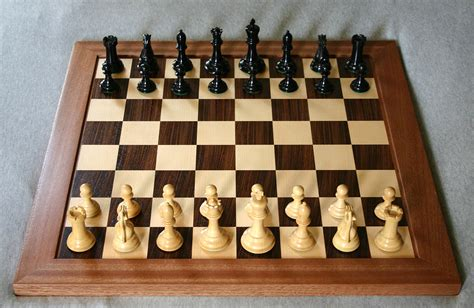
#> input picture vision/images/chess.jpg, 474 x 308 px
$ jupyter execute --allow-errors sift.ipynb
#> lines starting #> are read from the running program, lines starting #| are printed output that depends on the picture
### vision/visualization.py
import numpy as np
from typing import List, Tuple
import matplotlib.pyplot as plt
from matplotlib import patches
from scipy.signal import convolve2d
from vision import filters

# [218 lines left out: functions visual_derivative, show_harris_corner_gradients, normal_sample_2d, plot_2d_sample, plot_image_grid, show_edge_derivatives and 3 more, not called in this run]

### vision/filters.py
from functools import cache
import numpy as np
from numpy.lib.stride_tricks import sliding_window_view
from typing import Tuple
from scipy.signal import convolve2d
from scipy.special import comb
from scipy.ndimage import convolve1d

# <editor-fold desc=" ------------------------ Blurs ------------------------">

@cache
def binomial_blur1d(dim: int):
    return np.array([comb(dim-1, k, exact=True) for k in range(dim)])/2**(dim-1)

# [15 lines left out: functions binomial_blur2d, gaussian_blur1d, not called in this run]

# </editor-fold>

edge_derivatives = {
    'Roberts':(np.array([
        [0, 1],
        [-1,0]
               ]),np.array([
        [1,0],
        [0,-1]
        ])),
    'Prewitt':(np.array([
        [1, 0, -1],
        [1, 0, -1],
        [1, 0, -1],
               ]),np.array([
        [1, 1, 1],
        [0, 0, 0],
        [-1, -1, -1],
        ])),
    'Sobel3':(np.array([
        [1, 0, -1],
        [2, 0, -2],
        [1, 0, -1],
               ]),np.array([
        [1, 2, 1],
        [0, 0, 0],
        [-1, -2, -1],
        ])),
    'Sobel5':(np.array([
        [1, 2,  0, -2, -1],
        [2, 3,  0, -3, -2],
        [3, 5,  0, -5, -3],
        [2, 3,  0, -3, -2],
        [1, 2,  0, -2, -1]
            ]),np.array([
        [ 1,  2,  3,  2,  1],
        [ 2,  3,  5,  3,  2],
        [ 0,  0,  0,  0,  0],
        [-2, -3, -5, -3, -2],
        [-1, -2, -3, -2, -1]
        ])),
}

edge_laplacians = {
    '4 directions': np.array([
        [0, 1, 0],
        [1,-4, 1],
        [0, 1, 0]
    ]),
    '8 directions': np.array([
        [1, 4, 1],
        [4,-20,4],
        [1, 4, 1]
    ]),
}

# [26 lines left out: function harris_weight, not called in this run]

### vision/notes/sift.ipynb
**Ofir David**: [https://prove-me-wrong.com/](https://prove-me-wrong.com/)

**Contact**:	 [totallyRealField@gmail.com](mailto:totallyRealField@gmail.com)
<div style="width: 45%; margin: 0 auto; height: 10px; background-image: radial-gradient(circle, black 2px, transparent 2px); background-size: 15px 15px;"></div>
<h1 style="text-align:center;">Corner and edge detection</h1>
<div style="width: 45%; margin: 0 auto; height: 15px; background-image: radial-gradient(circle, black 2px, transparent 2px); background-size: 15px 15px;"></div>

In this notebook I will try to go over some elementary image detection. For now it has corner and edge detection algorithms, and hopefully hopefully soon will add some contour detection, maybe some sift and more.

# Python initialization

[cell 1]
# For some latex printing

## imports

[cell 2]
import matplotlib.pyplot as plt
import matplotlib.image as mpimg
import numpy as np
from scipy.signal import convolve2d
import sys
import os
import math_visuals
from math_visuals import latex

project_root = os.path.abspath("../..")
if project_root not in sys.path:
    sys.path.append(project_root)

from vision import filters
from vision import visualization

import importlib
importlib.reload(filters)
importlib.reload(visualization)

## Load images

[cell 3]
image_path = '../images/alice.png'
image_path = '../images/castle.jpg'
image_path = '../images/chess.jpg'
image = mpimg.imread(image_path)
#> image is the input picture: shape (308, 474, 3); mean R, G, B 137.7, 117.7, 98.4
image_gray = np.mean(image,axis=2)

# fig, axes = plt.subplots(1,2, figsize=(10,5))
# axes[0].imshow(image)
# axes[1].imshow(image_gray, cmap='gray')
# plt.show()

---
# Edge detection

## On edges and derivatives

Our first goal is to learn how to detect edges in pixelated images, namely when "one type of area" changes into another. As usual, instead of jumping into the 2D world of images, we start with a much simpler example of dimension 1:

As always, "take the derivative and compare to zero" is the standard move whenever we don't know what to do, and here it works as well. The more the derivative is close to zero, the more $f$ is close to being constant. On the other way around, when $|f'(x)|$ is large we expect a jump in the function.

Before we add a dimension, let's think about the pixelated 1D version first. Instead of a real function, we have a sequences:
$$F=(..., f(-2), f(-1), f(0), f(1), f(2), ...).$$
### Question:
> What is a discrete derivative?

The standard derivative is defined by
$$f'(x) =\lim_{h\to 0} \frac{f(x+h)-f(x)}{h}, $$
and a simple discrete approximation is just
$$f'(x) \sim \frac{f(x+1)-f(x)}{1} = f(x+1)-f(x). $$

So it is not too surprizing that we would define a "discrete derivative" as simply $F'(n)=f(n+1)-f(n)$. This seems natural enough, however it is a bit unbalanced: why should we look right at $f(n+1)$ instead of left at $f(n-1)$, and define $F'(n)=f(n)-f(n-1)$? There should be no reason to choose one over the other. Indeed, we can see it on the definition of the derivative itself: if $a,b\in \mathbb{R}$ are distinct, then you should check that
$$f'(x) =\lim_{h\to 0} \frac{f(x+ah)-f(x+bh)}{(a-b)h}.$$

The original definition had $a=1, b=0$, the second one had $a=0, b=-1$, and we can even symmetrize it with $a=1, b=-1$ to get a "new definition" of $$F'(n)=\frac{1}{2}(f(n+1)-f(n-1)).$$

We can even take $a=2, b=-2$ to obtain
$$F'(n)=\frac{1}{4}(f(n+2)-f(n-2)).$$

Going even crazier, the average of these two "definitions" also converge to the dertivative, so why not define:
$$F'(n)=\frac{1}{8}(f(n+2)+2f(n+1)-2f(n-1)-f(n-2)).$$

### Remark:
Historically, the "discrete derivatives" came before the actual derivative, since it took a while until **calculus** was well defined enough for that. As we can see above, while the derivative itself needs a more complicated definition than its "discrete" analouge, in return we get that all its different definitions are actually equivalent, which makes it much more powerful.

With this intuition in mind, a **discrete derivative** at a point $n$ is a **choice** of such finite combination of $f(n+k)$:
$$\sum_{|k|<d} w_k f(n + k)$$
where the weights need to satisfy:
1) Their sum is zero: $\sum w_k = 0$.
2) Their weighted sum should be one: $\sum w_k \cdot k = 1$.
    - In some cases, we only care about the direction of the derivative, or maybe only compare derivative using ratios, in which case this weighted
      sum condition can be changed to only be positive. For example, under this new condition we might scale the weights to be
      integers, making the computations easier.
    - Exercise: These conditions are the same for the standard derivative.
3) We usually choose a simmetric combination: $w_k = -w_{-k}$.
4) The smaller $|k|>0$ is, the larger $w_k$ should be, to give larger weight to values closer to the point of derivative.

## Discrete derivative and convolution

Discrete derivative like $F'(n)=f(n+1)-f(n-1)$ can be represented in a very simple and interesting way. To compute the element $F'(n)$, we "write" down all the sequence of $f(k)$, and above the $n$ index put a "window" with $(-1,0,1)$:

|$\cdots$|0|0|-1|0|+1|0|0|$\cdots$|
|---|---|---|---|---|---|---|---|---|
|$\cdots$|f(n-3)|f(n-2)|f(n-1)|f(n) |f(n+1)|f(n+2)|f(n+3)|$\cdots$|

If we want to compute $F(n+1)$ we simply slide the window one step to the right, and for $F(n-1)$ one step to the left etc.

This is true for the other choices of discrete derivatives, and this type of combination of translations appear often enough and in enough places to get a name:

### Definition: Convolution (on $\mathbb{Z}$)

> Let $f,g:\mathbb{N}\to\mathbb{R}$ be two sequences. We define their **convolution** to be the sum (whenever it is well defined):
> $$(f*g)(n) = \sum_{k\in \mathbb{Z}}f(n+k)g(-k).$$

Note that if one of these sequences has only finitely many nonzero values, the sum in the convolution is always finite and therefore well defined.

### Example:

1. The function $F_1(n)=f(n+1)-f(n-1)$ is the convolution $f*g_1$ where:
   $$g_1(k)=\cases{-1 & k=1 \\ +1 & k=-1 \\ 0 & else}$$
2. Similarly, the function $F_2(n)=f(n+2)+2f(n+1)-2f(n-1)-f(n-2)$ is the convolution $f*g_2$ where:
   $$g_2(k)=\cases{-1 & k=2 \\ -2 & k=1 \\ +2 & k=-1 \\ +1 & k=-2 \\ 0 & else}$$
3. We can average each position with its two neighbors, namely $F_3(n)=\frac{f(n-1)+f(n)+f(n+1)}{3}$, and again write is as a convolution $F_3=f*g_3$:
   $$g_3(k)=\cases{\frac{1}{3} & k=-1,0,1 \\ 0 & else}$$

Many more interesting operations can be viewed as convolutions. Whenever we want to get a new function where its $n$-th value depends only on a local environment of $n$ (which will be the case in our computer vision algorithms), then usually it will be a convolution.

### Remark:
> While a bit less intuitive, note that the "direction" of the window is reverse. Namely, instead of having $(-1,0,+1)$ as in the example at the beginning of this section, we actually have $(+1,0,-1)$. This is because in the definition we had the product $f(n+k)g(-k)$ instead of $f(n+k)g(+k)$.
> This choice was not done just to confuse us, but actually it is the more natural choice. Think for example on the most well known convolution - if you multiply two polynomials, then the coefficients of the resulting polynomial are convolutions of the coefficients of the polynomial factors. As example, consider all the ways you can write $x^3$ as a product of two monomials:
> $$x^0\cdot x^3 , x^1 \cdot x^2 , x^2\cdot x^1 , x^3\cdot x^0.$$
> Alternaticely, these are exactly $x^{3+k} x^{-k}$ for $k=0,1,2,3$.
>
The intuition above from polynomial multiplication is actually much more than just intuition: **convolution is multiplication** under the right settings. Thus, (almost) everything you expect from multiplication is true here as well, e.g.:
1. **Associativity**: $f*(g*h)=(f*g)*h$
2. **Linear**: $(\alpha\cdot f+g)*h=\alpha\cdot f*h+g*h$.
3. **commutative**: $f*g=g*f$
4. **unit**: $f=f*\delta_0=\delta_0*f$ where $\delta_0(x)=\cases{1 & x=0\\0 &else}$.

## Implementing convolution 1D

Writing the convolution function should be an easy exercise, which you should make sure that you can solve.

The fact that all the computations for each $n$ are done "similarly" means that a good use of math libraries and GPUs can run this convolutions quite fast. One library that already implements this convolution is [**`scipy.signal.convolve`**](https://docs.scipy.org/doc/scipy/reference/generated/scipy.signal.convolve.html).
Unlike the theoretical convolution above, in our algorithms we deal with only finite sequences. This raises some problems when our convolution window move over the edge of the sequence. For example, if we want to take the discrete derivative as above, but for a sewquence of length 5:

|$\cdots$|0|0|0|0|0|-1|0|+1|0|$\cdots$|
|---|---|---|---|---|---|---|---|---|---|---|
|$\cdots$|**?**|**?**|f(-2)|f(-1)|f(0) |f(+1)|f(+2)|**?**|**?**|$\cdots$|

There are several solutions to this problem, like:
1. Fill the rest of the infinite sequence (the missing '**?**') with zeros.
2. More generally, use special formulas to compute the boundary.
3. Only convolve inside the finite sequence.

The first solution adds information which doesn't nessecarily is part of the data (think that we take an image, but say that everything outside of it is just black). The second doesn't formally adds information, but in a sense breaks the pattern of the convolution. Finally, the third solution doesn't add new information, but it means that the resulting sequence will be shorter.

In any case, we see that we have some problems along the boundary of our data. Usually when the image is very large compared to the convolution window, we barely notice this problem, but you should remember that it exists. In particular, the `mode` parameter in **`scipy.signal.convolve`** more or less detemines what happens along this boundary.

## Going 2D

When going to dimension 2, we want to measure the derivative in some direction, which we formally call a [**directional derivative**](https://en.wikipedia.org/wiki/Partial_derivative):
$$\frac{\partial f}{\partial v} := v_x \cdot \frac{\partial f}{\partial x} + v_y \cdot \frac{\partial f}{\partial y} = \left\langle{v,\nabla f}\right\rangle.$$

It becomes a little bit tricikier when we talk about **discrete derivatives** on our pixelated images, since not all direction are equal. We usually only consider the main two direction along the $x$ and $y$ axes, namely $(1,0),(0,1)$, and sometimes the two diagonal direction $(1,1),(1,-1)$. Once we have these derivative, we can use the gradient formula to compute discrete derivatives in every direction if needed.

Here too, the computation is done using convolution with 2d filters:

[cell 4]
from math_visuals import latex
from math_visuals.latex import latex_print

#> (the rest of this cell did not finish here and is left out)

Once we choose our discrete derivative, we can compute them at the $x$ and $y$ directions (or in the Roberts' case, the diagonal directions), and use it to define the discrete gradiant. We can then look at the size of the gradient, and the larger it is, to more likelyhood that we have an edge.

[cell 5]
visualization.show_edge_derivatives(image_gray)
#> the loop in show_edge_derivatives, `for title, grad_filters in filters.edge_derivatives.items():` made 4 passes
#> pass 1, in show_edge_derivatives, `grad_size = np.sqrt(dx**2 + dy**2)`:
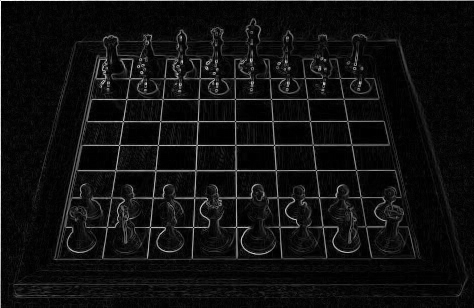
#> grad_size: shape (308, 474) float64; min 0, max 309.5, mean 20.1; drawn with min black and max white
#> pass 2, in show_edge_derivatives, `dx = convolve2d(gray_image, grad_filters[0], mode='same', boundary='fi..`:
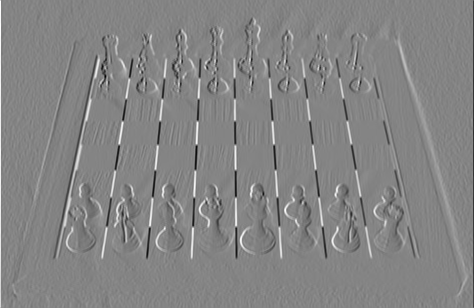
#> dx: shape (308, 474) float64; min -698, max 643.7, mean -0.3; drawn with min black and max white
#> after the loop in show_edge_derivatives, `for title, grad_filters in filters.edge_derivatives.items():`: image_grid = 5 items; titles = ['original', 'Roberts', 'Prewitt', 'Sobel3', 'Sobel5']

# Using Laplacians

## Some geometric intuition

We are used to think about the "Laplacian" as the second derivative. Indeed, we use second derivatives to compute the laplacian, however they are not the same. But before explaining it, let's understand how the second derivative helps us with edge detection.

Looking at the first derivative's absolute value $|f'(x)|$, the higher it is, the faster the rate of change, the more "edgier" the function is. On the other hand, $f'(x)\sim 0$ means that $f$ is almost constant.

The second derivative similarly indicates the change rate of the first derivative. As can be seen in the example above, we see a spike before and after the edge, but is zero in the "edge point" itself. More precisely $f''(x)\sim 0$ when $f$ is almost linear. We can see this both when $x<-1$ and when $1<x$, since the function is almost constant zero there. At $x=0$ the function again is very close to being linear, while in between it is much curvier and closer to an actual parabola than a line.

In dimension 2, by definition the Laplacian is
$$\Delta f=\frac{\partial^2f}{\partial x^2}+\frac{\partial^2f}{\partial y^2}.$$

Here too, if we start with a linear function $f(x)=ax+by+c$, then clearly $\Delta f = 0$, and more generally if $f$ is "close" to being linear, then its Laplacian is close to being 0. However, there are other nonlinear function with zero Laplacians, which by definition are called **harmonic functions**. For exmplae, there is the harmonic function $e^x\sin(y)$ which don't look linear at all:

<p align="center"></p>

Characterizing Harmonic function geometrically is not as simple as in dimension 1, however, they do have an interesting property:
> **If $f$ is harmonic, then its value at $x$ is the average of its values around $x$**.

This is something that we already expect from linear functions. For example, if you take this simple linear sequence:
$$1,2,3,4,5,6,... ,$$
then every number is the average of its two neighbors. For example $4=\frac{1}{2}(3+5)$.

We shall soon apply it to our image, and see how this average of neighborhood come into play there.

### Remark
> I am still not convinced that the Laplcian is truly helpful in edge detection, say more than using gradients. However, it is commonly used for that, and it is important in general, so I all go over it too.

## Image Laplacian

In discrete 2D images, we define Laplacian similarly: We want the Laplacian at a point to be zero if it is the average of its neighbors. There are of course several choices of how to do averages, which we control using weights on the neighboring pixels. For example:

#> (a cell that did not finish here is left out)

As mentioned above, the Laplacian of the image will be close zero whenever the image is close to being "harmonic" (the pixel is the average of its neighbors). In particular this holds when it is close to being linear, which include being constant. Since the values of the Laplacian can be both positive and negative, we can view instead the **absolute value** of the result, so that black regions are where the Laplacian is close to zero.

[cell 7]
visualization.show_edge_laplacian(image_gray[:200,:200])
#> after the loop in show_edge_laplacian, `for title, filter in filters.edge_laplacians.items():`:
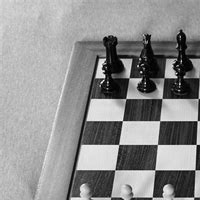
#> gray_image: shape (200, 200) float64; min 0, max 252, mean 143.8
#> after the loop in show_edge_laplacian, `for title, filter in filters.edge_laplacians.items():`: image_grid = 3 items; titles = ['original', '4 directions', '8 directions']
#> in plot_image_grid, `n_cols = len(image_grid)`: n_cols = 3
#> in plot_image_grid, `n_rows = max([len(image_col) for image_col in image_grid])`: n_rows = 1
#> the loop in plot_image_grid, `for axes_col, title, image_col in zip(axes, titles, image_grid):` made 3 passes
#> in plot_image_grid, `plt.show()`:
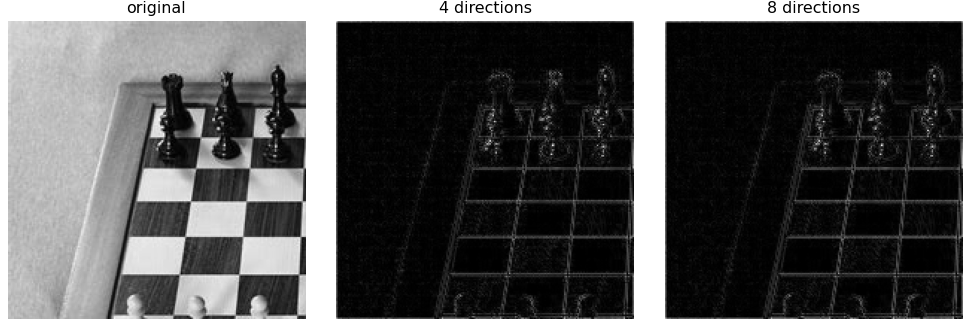
#> figure drawn by matplotlib, 3 panels

As can be seen, along the edges we actually get two white lines, since on the edges itself the image is close to linear, and therefore the Laplacian is close to 0.

The edges here are less clear than they were with the gradient edge detection. One of the reasons is that the random noise starts to impact more and more, the more derivatives that we take. Indeed, in its very nature, the derivative is a ratio of two small numbers, so even a little bit of noise can greatly affect it. One way to go around it, is to first blur a little bit the image and then take the Laplacian (or derivatives in general). Yes, we lose some of the details, but also a lot of the noise.

[cell 8]
blurred_image = convolve2d(image_gray, filters.binomial_blur2d(5), mode='same', boundary='fill', fillvalue=0)
#> in binomial_blur2d, `binomials = binomial_blur1d(dim)[:,np.newaxis]`: binomials = [0.0625, 0.25, 0.375, 0.25, 0.0625]
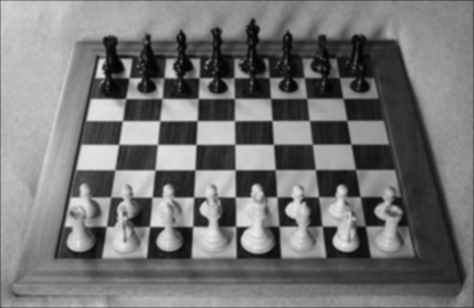
#> blurred_image: shape (308, 474) float64; min 4.48, max 234.2, mean 117.3
visualization.show_edge_laplacian(blurred_image[:200,:200])
#> after the loop in show_edge_laplacian (call 2), `for title, filter in filters.edge_laplacians.items():`:
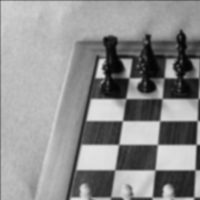
#> gray_image: shape (200, 200) float64; min 4.48, max 228.7, mean 143.1
#> the loop in plot_image_grid (call 2), `for axes_col, title, image_col in zip(axes, titles, image_grid):` made 3 passes

# Harris corner detector

An interesting Youtube video on this subject: [First Principles of Computer Vision](https://www.youtube.com/watch?v=Z_HwkG90Yvw&list=PL2zRqk16wsdqXEMpHrc4Qnb5rA1Cylrhx&index=7&ab_channel=FirstPrinciplesofComputerVision).

The main idea:
- consider a small window around some pixel. If this window contains a corner, it contains two edges in independent directions.
- We can view this property in the set of discrete gradients:
  - **No edges**: Most gradients are near the origin.
  - **Only parallel edges**: Most gradients are near the same line.
  - **Corner**: Gradients are near (at least) two independent lines.

Let's see three such examples from our chess image:

[cell 9]
visualization.show_harris_corner_gradients(image_gray[0:40, 0:40], filters.edge_derivatives['Sobel5'])
#> the loop in show_harris_corner_gradients, `for row_index, gradients_in_row in enumerate(normalized_gradients):` made 34 passes
#> in plot_2d_sample, `mat = (samples @ samples.T) / w`: mat = [[10414.8, -831.8], [-831.8, 7994.7]]
#> in plot_2d_sample, `a = mat[0, 0]`: a = 10414.8
#> in plot_2d_sample, `b = mat[1, 1]`: b = 7994.7
#> in plot_2d_sample, `c = mat[0, 1]`: c = -831.8
#> in plot_2d_sample, `disc = (a - b) ** 2 + 4 * c ** 2`: disc = 8624398.8
#> in plot_2d_sample, `e_values = np.array([(a + b + np.sqrt(disc)) / 2, (a + b - np.sqrt(dis..`: e_values = [10673.1, 7736.4]
#> in plot_2d_sample, `e_vectors = np.array([ [c, a - e_values[0]], [e_values[0] - a, c] ])`: e_vectors = [[-831.8, -258.3], [258.3, -831.8]]
#> in plot_2d_sample, `d = np.sqrt(c * c + (e_values[0] - a) ** 2)`: d = 871
#> in plot_2d_sample, `e_vectors /= d`: e_vectors = [[-0.955, -0.297], [0.297, -0.955]]
#> in plot_2d_sample, `e_vectors *= np.sqrt(e_values)`: e_vectors = [[-98.66, -26.09], [30.64, -84]]
#> in plot_2d_sample, `bound = np.max(np.abs(samples))`: bound = 457
#> in plot_2d_sample, `angle = 180 * np.atan2(e_vectors[1, 0], e_vectors[0, 0]) / np.pi`: angle = 162.7
visualization.show_harris_corner_gradients(image_gray[120:150, 410:440], filters.edge_derivatives['Sobel5'])
#> in show_harris_corner_gradients (call 2), `grad_mag_sq = np.sum(gradients ** 2, axis=2)`:
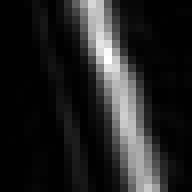
#> grad_mag_sq: shape (24, 24) float64 (shown 8 times larger); min 13, max 2523157.4, mean 347113.7; drawn with min black and max white
#> the loop in show_harris_corner_gradients (call 2), `for row_index, gradients_in_row in enumerate(normalized_gradients):` made 24 passes
#> in show_harris_corner_gradients (call 2), `plt.show()`:
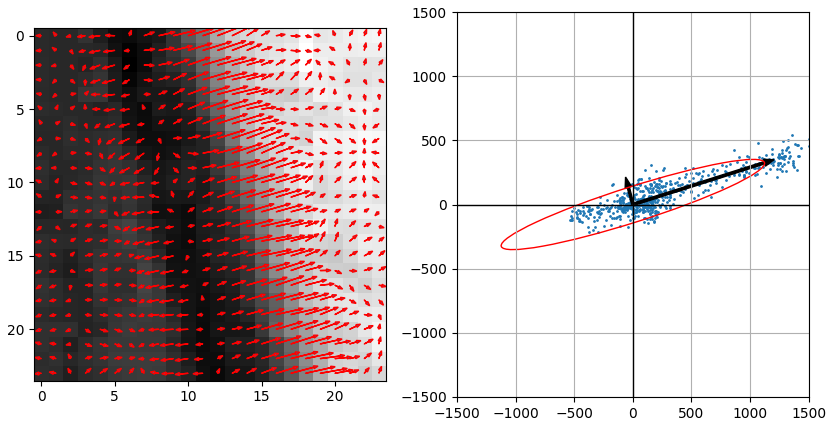
#> figure drawn by matplotlib, 2 panels
visualization.show_harris_corner_gradients(image_gray[105:135, 70:100], filters.edge_derivatives['Sobel5'])
#> in show_harris_corner_gradients (call 3), `grad_mag_sq = np.sum(gradients ** 2, axis=2)`:
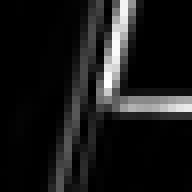
#> grad_mag_sq: shape (24, 24) float64 (shown 8 times larger); min 18.89, max 20158951.2, mean 1966416.8; drawn with min black and max white
#> the loop in show_harris_corner_gradients (call 3), `for row_index, gradients_in_row in enumerate(normalized_gradients):` made 24 passes
#> in show_harris_corner_gradients (call 3), `plt.show()`:
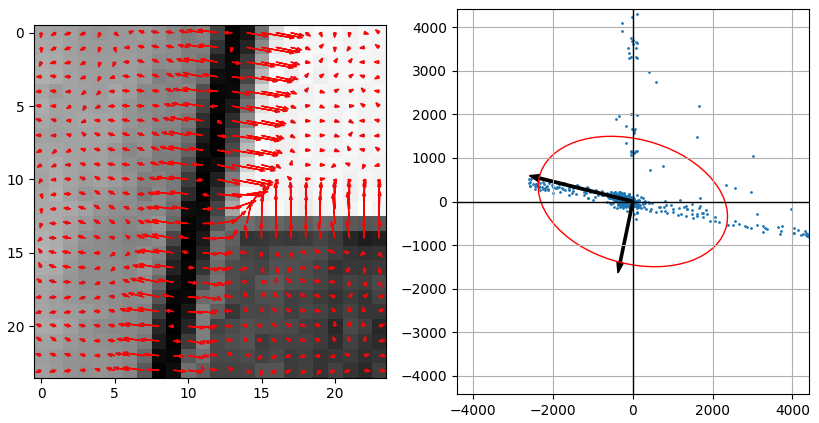
#> figure drawn by matplotlib, 2 panels
#> (the rest of the program and of its run is left out)
